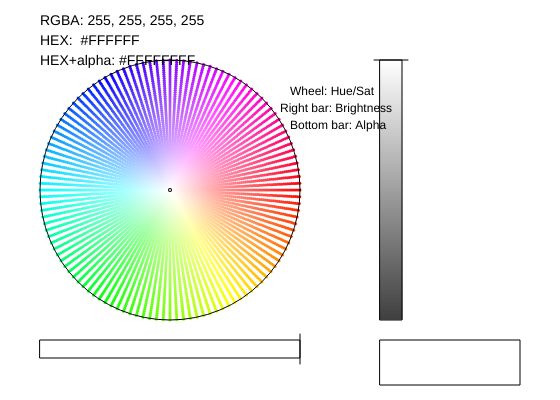
Frame 1 (no input)
Frame 60 (no input): identical to frame 1, image omitted
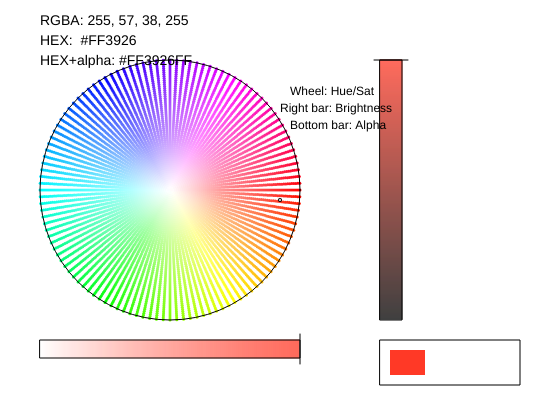
Frame 120 (the mouse pressed at the canvas centre since frame 60)

The p5.js sketch that drew these frames (run headless with seeded random() and noise() and a simulated clock; from frame 60 on, the mouse is pressed at the canvas centre):

// p5.js sketch
// ── sketch.js
let picker;

function setup() {
  createCanvas(560, 400);
  colorMode(HSB, 360, 100, 100, 255);
  noStroke();

  picker = new ColorPicker(170, 190, 130);
}

function draw() {
  background(255);
  picker.show();
}

function mousePressed() {
  picker.startDrag(mouseX, mouseY);
}

function mouseDragged() {
  picker.updateDrag(mouseX, mouseY);
}

function mouseReleased() {
  picker.stopDrag();
}

class ColorPicker {
  constructor(cx, cy, radius) {
    this.cx = cx;
    this.cy = cy;
    this.radius = radius;

    this.h = 0;
    this.s = 0;
    this.b = 100;
    this.a = 255;

    this.dragWheel = false;
    this.dragB = false;
    this.dragA = false;

    this.brightnessBar = { x: 380, y: 60, w: 22, h: 260 };
    this.alphaBar = { x: 40, y: 340, w: 260, h: 18 };
  }

  show() {
    this.drawWheel();
    this.drawBrightnessBar();
    this.drawAlphaBar();
    this.drawReadout();
    this.drawWheelMarker();
  }

  drawWheel() {
    for (let r = this.radius; r > 0; r -= 2) {
      let sat = map(r, 0, this.radius, 0, 100);

      for (let ang = 0; ang < 360; ang += 3) {
        fill(ang, sat, 100, 255);
        let x = this.cx + cos(radians(ang)) * r;
        let y = this.cy + sin(radians(ang)) * r;
        circle(x, y, 3);
      }
    }

    stroke(0);
    noFill();
    circle(this.cx, this.cy, this.radius * 2);
    noStroke();
  }

  drawBrightnessBar() {
    let bar = this.brightnessBar;

    for (let y = 0; y < bar.h; y++) {
      let brightness = map(y, 0, bar.h - 1, 100, 0);
      stroke(this.h, this.s, brightness, 255);
      line(bar.x, bar.y + y, bar.x + bar.w, bar.y + y);
    }

    noStroke();
    stroke(0);
    noFill();
    rect(bar.x, bar.y, bar.w, bar.h);
    noStroke();

    let knobY = bar.y + map(this.b, 100, 0, 0, bar.h);
    stroke(0);
    line(bar.x - 6, knobY, bar.x + bar.w + 6, knobY);
    noStroke();
  }

  drawAlphaBar() {
    let bar = this.alphaBar;

    for (let x = 0; x < bar.w; x += 10) {
      for (let y = 0; y < bar.h; y += 9) {
        fill(((x / 10 + y / 9) % 2) ? 235 : 200);
        rect(bar.x + x, bar.y + y, 10, 9);
      }
    }

    for (let x = 0; x < bar.w; x++) {
      let alpha = map(x, 0, bar.w - 1, 0, 255);
      stroke(this.h, this.s, this.b, alpha);
      line(bar.x + x, bar.y, bar.x + x, bar.y + bar.h);
    }

    noStroke();
    stroke(0);
    noFill();
    rect(bar.x, bar.y, bar.w, bar.h);
    noStroke();

    let knobX = bar.x + map(this.a, 0, 255, 0, bar.w);
    stroke(0);
    line(knobX, bar.y - 6, knobX, bar.y + bar.h + 6);
    noStroke();
  }

  drawReadout() {
    let selectedColor = color(this.h, this.s, this.b, this.a);
    let rgba = this.hsbaToRgba();
    let hex = this.rgbToHex(rgba.r, rgba.g, rgba.b);
    let hexA = this.rgbToHexA(rgba.r, rgba.g, rgba.b, rgba.a);

    fill(255);
    stroke(0);
    rect(380, 340, 140, 45);

    noStroke();
    fill(selectedColor);
    rect(390, 350, 35, 25);

    fill(0);
    textSize(14);
    text(`RGBA: ${rgba.r}, ${rgba.g}, ${rgba.b}, ${rgba.a}`, 40, 25);
    text(`HEX:  ${hex}`, 40, 45);
    text(`HEX+alpha: ${hexA}`, 40, 65);

    textSize(12);
    text("Wheel: Hue/Sat", 290, 95);
    text("Right bar: Brightness", 280, 112);
    text("Bottom bar: Alpha", 290, 129);
  }

  drawWheelMarker() {
    let markerRadius = map(this.s, 0, 100, 0, this.radius);
    let markerX = this.cx + cos(radians(this.h)) * markerRadius;
    let markerY = this.cy + sin(radians(this.h)) * markerRadius;

    stroke(0);
    strokeWeight(4);
    point(markerX, markerY);

    stroke(255);
    strokeWeight(2);
    point(markerX, markerY);

    strokeWeight(1);
    noStroke();
  }

  startDrag(x, y) {
    let brightness = this.brightnessBar;
    let alpha = this.alphaBar;

    this.dragWheel = dist(x, y, this.cx, this.cy) <= this.radius;
    this.dragB = this.isInsideRect(x, y, brightness);
    this.dragA = this.isInsideRect(x, y, alpha);

    this.updateDrag(x, y);
  }

  updateDrag(x, y) {
    if (this.dragWheel) {
      let dx = x - this.cx;
      let dy = y - this.cy;

      this.h = (degrees(atan2(dy, dx)) + 360) % 360;
      this.s = constrain(map(sqrt(dx * dx + dy * dy), 0, this.radius, 0, 100), 0, 100);
    }

    if (this.dragB) {
      let bar = this.brightnessBar;
      this.b = constrain(map(y, bar.y, bar.y + bar.h, 100, 0), 0, 100);
    }

    if (this.dragA) {
      let bar = this.alphaBar;
      this.a = floor(constrain(map(x, bar.x, bar.x + bar.w, 0, 255), 0, 255));
    }
  }

  stopDrag() {
    this.dragWheel = false;
    this.dragB = false;
    this.dragA = false;
  }

  isInsideRect(x, y, rectArea) {
    return (
      x >= rectArea.x &&
      x <= rectArea.x + rectArea.w &&
      y >= rectArea.y &&
      y <= rectArea.y + rectArea.h
    );
  }

  hsbaToRgba() {
    let sat = this.s / 100;
    let val = this.b / 100;
    let chroma = val * sat;
    let x = chroma * (1 - abs(((this.h / 60) % 2) - 1));
    let m = val - chroma;

    let rp = 0;
    let gp = 0;
    let bp = 0;

    if (this.h < 60) {
      rp = chroma;
      gp = x;
    } else if (this.h < 120) {
      rp = x;
      gp = chroma;
    } else if (this.h < 180) {
      gp = chroma;
      bp = x;
    } else if (this.h < 240) {
      gp = x;
      bp = chroma;
    } else if (this.h < 300) {
      rp = x;
      bp = chroma;
    } else {
      rp = chroma;
      bp = x;
    }

    return {
      r: floor((rp + m) * 255),
      g: floor((gp + m) * 255),
      b: floor((bp + m) * 255),
      a: floor(this.a)
    };
  }

  toHex2(n) {
    let hex = n.toString(16).toUpperCase();
    return hex.length === 1 ? "0" + hex : hex;
  }

  rgbToHex(r, g, b) {
    return "#" + this.toHex2(r) + this.toHex2(g) + this.toHex2(b);
  }

  rgbToHexA(r, g, b, a) {
    return "#" + this.toHex2(r) + this.toHex2(g) + this.toHex2(b) + this.toHex2(a);
  }
}
